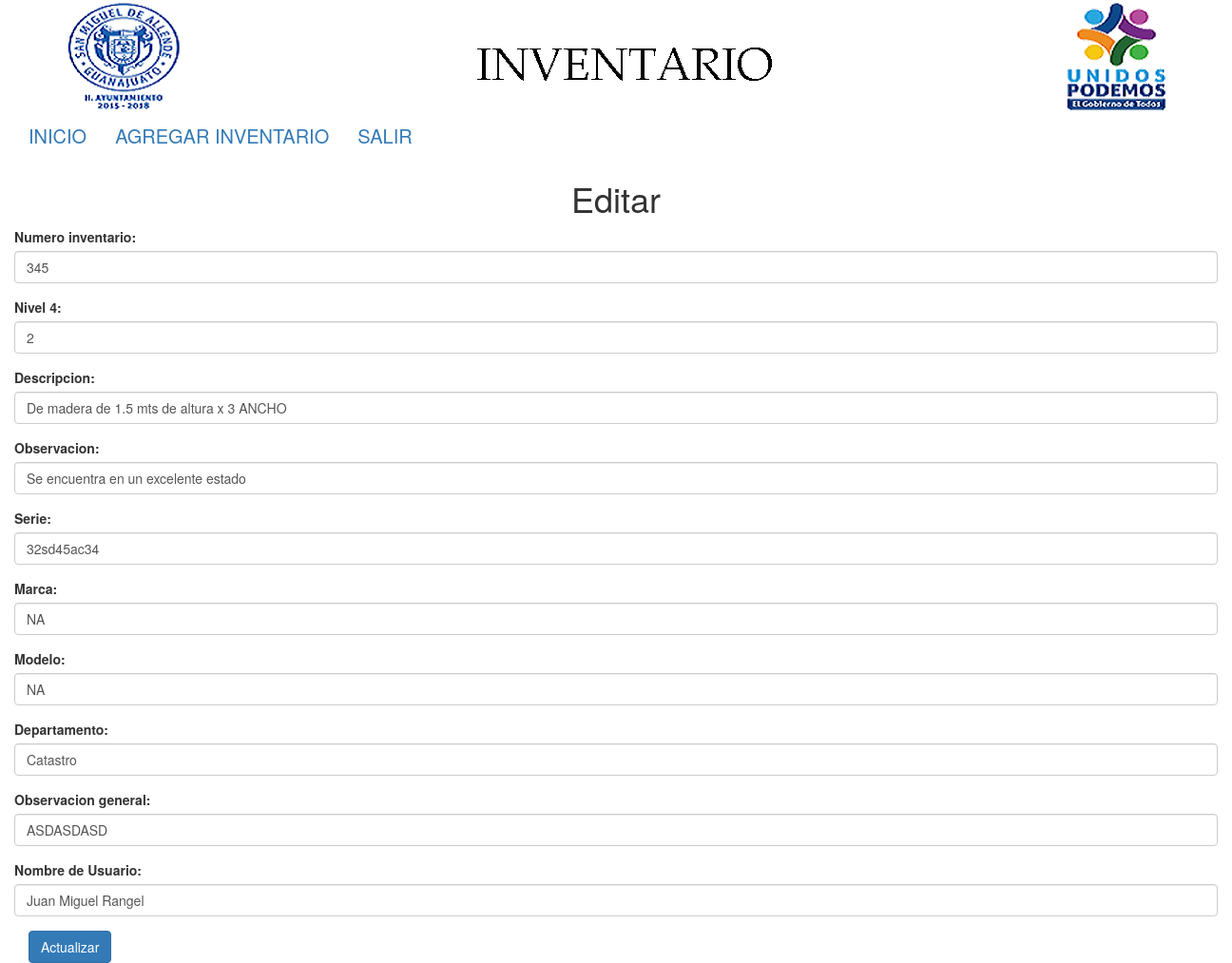
Page /user/editarinventariouser.php?id=1 (signed in) on the committed database.
### tables this page shows
CREATE TABLE `base_actual` (
  `id` int(11) NOT NULL,
  `num_inventario` int(11) NOT NULL,
  `niv_4` int(11) NOT NULL,
  `descripcion` varchar(50) NOT NULL,
  `observacion` varchar(50) NOT NULL,
  `serie` varchar(50) NOT NULL,
  `marca` varchar(50) NOT NULL,
  `modelo` varchar(50) NOT NULL,
  `departamento` varchar(50) NOT NULL,
  `nom_usuario` varchar(50) NOT NULL,
  `obs_del_bien` varchar(50) NOT NULL,
  `foto` varchar(50) NOT NULL DEFAULT '../imagenes/no_photo.png'
);

### user/editarinventariouser.php (the view, shortened to what this page needs)
<!DOCTYPE html>
<html lang="">
	<head>
		<link rel="stylesheet" href="../css/bootstrap.css">
		<link rel="stylesheet" href="../css/style.css">
	</head>
	<body>
		<?php
		include("../querys/conexion.php");
		$query="SELECT * FROM base_actual WHERE id=".$_GET['id'];
		$resultado=mysqli_query($conexion,$query);
		$registro=mysqli_fetch_array($resultado);
		?>
		<div class="container">
		<img src="../imagenes/encabezado.png">
		<?php
				include 'menuuser.php';
?>
			<h1 class="text-center">Editar</h1>
			<form action="actualizarinventariouser.php" method="POST" class="form-vertical" role="form">
				<div class="form-group">
					<label for="num_inventario">Numero inventario:</label>
					<input value="<?php echo $registro['num_inventario']; ?>" type="text" class="form-control" name="num_inventario" id="num_inventario" required>
				</div>
				<div class="form-group">
					<label for="niv_4">Nivel 4:</label>
					<input value="<?php echo $registro['niv_4']; ?>" class="form-control" type="text" name="niv_4" id="niv_4" required>
				</div>
				<div class="form-group">
					<label for="descripcion">Descripcion:</label>
					<input value="<?php echo $registro['descripcion']; ?>" class="form-control" type="text" name="descripcion" id="descripcion" required>
				</div>
				<div class="form-group">
					<label for="observacion">Observacion:</label>
					<input value="<?php echo $registro['observacion']; ?>" class="form-control" type="text" name="observacion" id="observacion" required>
				</div>
				<div class="form-group">
					<label for="serie">Serie:</label>
					<input value="<?php echo $registro['serie']; ?>" type="text" class="form-control" name="serie" id="serie" required>
				</div>
				<div class="form-group">
					<label for="marca">Marca:</label>
					<input value="<?php echo $registro['marca']; ?>" type="text" class="form-control" name="marca" id="marca" required>
				</div>
				<div class="form-group">
					<label for="modelo">Modelo:</label>
					<input value="<?php echo $registro['modelo']; ?>" type="text" class="form-control" name="modelo" id="modelo" required>
				</div>
				<div class="form-group">
					<label for="departamento">Departamento:</label>
					<input value="<?php echo $registro['departamento']; ?>" type="text" class="form-control" name="departamento" id="departamento" required>
				</div>
					<div class="form-group">
					<label for="obs_del_bien">Observacion general:</label>
					<input value="<?php echo $registro['obs_del_bien']; ?>" type="text" class="form-control" name="obs_del_bien" id="obs_del_bien" required>
					</div>
					<div class="form-group">
					<label for="nom_usuario">Nombre de Usuario:</label>
					<input value="<?php echo $registro['nom_usuario']; ?>" type="text" class="form-control" name="nom_usuario" id="nom_usuario" required>
				</div>
				<div class="form-group">
					<div class="col-sm-12">
						<button type="submit" class="btn btn-primary">Actualizar</button>
					</div>
				</div>
			</form>
		</div>
	</body>
</html>

### css/style.css (style rules this page uses)
body { background-color: blue; }

### rows in the picture
base_actual: num_inventario "345", niv_4 "2", descripcion "De madera de 1.5 mts de altura x 3 ANCHO", observacion "Se encuentra en un excelente estado", serie "32sd45ac34", marca "NA", modelo "NA", departamento "Catastro", obs_del_bien "ASDASDASD", nom_usuario "Juan Miguel Rangel"
